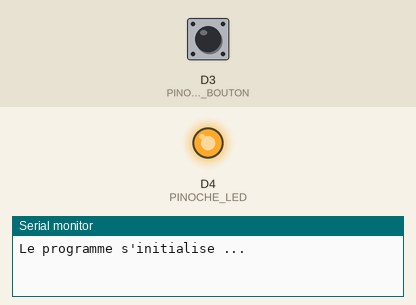
The sketch below on a simulated ESP8266 (NodeMCU). Parts: output pins drawn as LEDs (lit = HIGH), the last lines printed to the serial monitor. Dashed ring = blinking. The inputs (shaded band) are chosen by the test bench; at power-on: D3 (PINOCHE_BOUTON) HIGH.

Above: at 1.2 s.
1.3 s: D3 (PINOCHE_BOUTON) driven LOW
At 2.1 s:
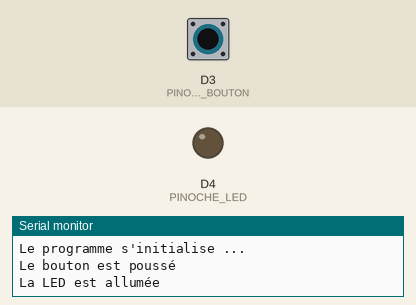
2.8 s: D3 (PINOCHE_BOUTON) driven HIGH
4.3 s: D3 (PINOCHE_BOUTON) pulsed LOW 5 times (0.12 s each, 0.3 s apart)
At 4.45 s:
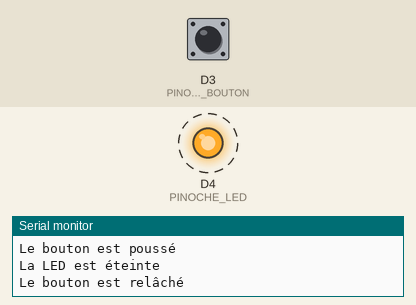
Timing chart, 0 to 7.3 s (numbered marks = the images above; inputs shaded):
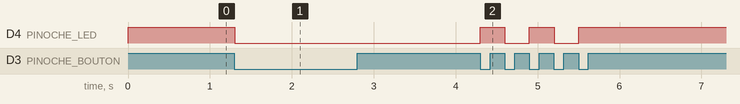

Measured:
- after the input at 1.3 s, D4 (PINOCHE_LED): HIGH → LOW at once
- after the input at 4.3 s, D4 (PINOCHE_LED): alternates HIGH for 0.30 s and LOW for 0.30 s, 5 changes in all, then stays HIGH, starting at once

The sketch:

06-TestTraceConditionnelle.ino
```cpp
// (licence header left out)
#define DEBUG                                               // Trace des états et actions

#define PINOCHE_BOUTON D3                                   // Entrée ESP du bouton
#define PINOCHE_LED D4                                      // Sortie ESP de la LED
#define BOUTON_MODE INPUT                                   // Mode de la pinoche du bouton
#define BOUTON_RELACHE HIGH                                 // Le bouton est relâché
#define BOUTON_POUSSE LOW                                   // Le bouton est poussé
#define ALLUME_LED LOW                                      // LED allumée à l'état BAS
#define ETEINS_LED HIGH                                     // LED éteinte à l'état HAUT

// Variables
int etatBoutonPrecedent = BOUTON_RELACHE;                   // État précédent du bouton
int etatLed = ETEINS_LED;                                   // État initial de la LED
int etatBouton = 0;                                         // État actuel du bouton

// Initialisation au lancement du programme
void setup() {
    #ifdef DEBUG
        Serial.begin(74880);                                // Initialise le port série à 74880 bds (~ 7.500 caractères par seconde)
        Serial.println("Le programme s'initialise ...");
    #endif
    digitalWrite(PINOCHE_LED, ETEINS_LED);                  // Éteins la LED
    pinMode(PINOCHE_LED, OUTPUT);                           // Définit la pinoche de la LED en sortie
    pinMode(PINOCHE_BOUTON, BOUTON_MODE);                   // Définit la pinoche du bouton en entrée, avec tirage à l'état haut
}

// Boucle permanente
void loop() {
    etatBouton = digitalRead(PINOCHE_BOUTON);               // Lecture de l'état du bouton

    if (etatBouton != etatBoutonPrecedent) {                // Est-ce que l'état du bouton a changé depuis la dernière lecture ?
        if (etatBouton == BOUTON_POUSSE) {                  // Oui, est-ce que le bouton est pressé maintenant ?
            #ifdef DEBUG
                Serial.println("Le bouton est poussé");     // Tracer l'état du bouton
            #endif
            etatLed = ! etatLed;                            // Oui, inverser l'état de la LED
            digitalWrite(PINOCHE_LED, etatLed);             // Écrire le nouvel état de la LED
            #ifdef DEBUG
                if (etatLed == ALLUME_LED) {                // Est-ce que la LED est allumée ?
                    Serial.println("La LED est allumée");
                } else {
                    Serial.println("La LED est éteinte");
                }
            #endif
        } else {
            #ifdef DEBUG
                Serial.println("Le bouton est relâché");    // Tracer l'état du bouton
            #endif
        }
        etatBoutonPrecedent = etatBouton;                   // Mémoriser le dernier état du bouton
    }
}
```
